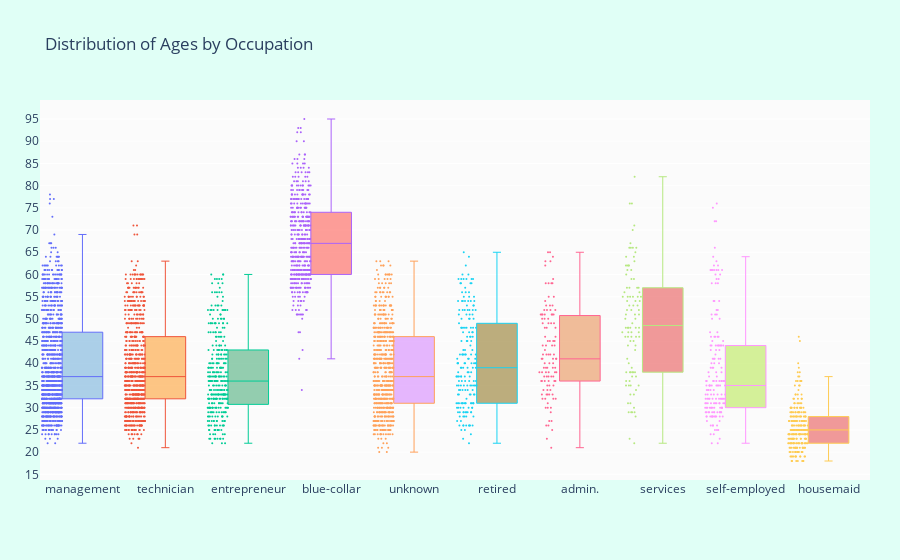

The notebook cell saved with this chart:
### Markdown cell above
### Distribution of Ages by Occupation

### Code cell
suscribed_df = df.loc[df["y"] == "yes"]

occupations = df["job"].unique().tolist()

# Get the balances by jobs
management = suscribed_df["age"].loc[suscribed_df["job"] == "management"].values
technician = suscribed_df["age"].loc[suscribed_df["job"] == "technician"].values
services = suscribed_df["age"].loc[suscribed_df["job"] == "services"].values
retired = suscribed_df["age"].loc[suscribed_df["job"] == "retired"].values
blue_collar = suscribed_df["age"].loc[suscribed_df["job"] == "blue-collar"].values
unemployed = suscribed_df["age"].loc[suscribed_df["job"] == "unemployed"].values
entrepreneur = suscribed_df["age"].loc[suscribed_df["job"] == "entrepreneur"].values
housemaid = suscribed_df["age"].loc[suscribed_df["job"] == "housemaid"].values
self_employed = suscribed_df["age"].loc[suscribed_df["job"] == "self-employed"].values
student = suscribed_df["age"].loc[suscribed_df["job"] == "student"].values


ages = [management, technician, services, retired, blue_collar, unemployed, 
         entrepreneur, housemaid, self_employed, student]

colors = ['rgba(93, 164, 214, 0.5)', 'rgba(255, 144, 14, 0.5)',
          'rgba(44, 160, 101, 0.5)', 'rgba(255, 65, 54, 0.5)', 
          'rgba(207, 114, 255, 0.5)', 'rgba(127, 96, 0, 0.5)',
         'rgba(229, 126, 56, 0.5)', 'rgba(229, 56, 56, 0.5)',
         'rgba(174, 229, 56, 0.5)', 'rgba(229, 56, 56, 0.5)']

traces = []

for xd, yd, cls in zip(occupations, ages, colors):
        traces.append(go.Box(
            y=yd,
            name=xd,
            boxpoints='all',
            jitter=0.5,
            whiskerwidth=0.2,
            fillcolor=cls,
            marker=dict(
                size=2,
            ),
            line=dict(width=1),
        ))

layout = go.Layout(
    title='Distribution of Ages by Occupation',
    yaxis=dict(
        autorange=True,
        showgrid=True,
        zeroline=True,
        dtick=5,
        gridcolor='rgb(255, 255, 255)',
        gridwidth=1,
        zerolinecolor='rgb(255, 255, 255)',
        zerolinewidth=2,
    ),
    margin=dict(
        l=40,
        r=30,
        b=80,
        t=100,
    ),
    paper_bgcolor='rgb(224,255,246)',
    plot_bgcolor='rgb(251,251,251)',
    showlegend=False
)

fig = go.Figure(data=traces, layout=layout)
iplot(fig)

### Figure 1 — Plotly figure (JSON) as saved in the notebook; plotly's stock layout.template omitted (floating-point values rounded to 4 significant figures; data arrays with more than 128 entries replaced by an {"elided": "..."} marker saying what was removed)
{"data": [{"boxpoints": "all", "fillcolor": "rgba(93, 164, 214, 0.5)", "jitter": 0.5, "line": {"width": 1}, "marker": {"size": 2}, "name": "management", "type": "box", "whiskerwidth": 0.2, "y": {"elided": "1233 int values"}}, {"boxpoints": "all", "fillcolor": "rgba(255, 144, 14, 0.5)", "jitter": 0.5, "line": {"width": 1}, "marker": {"size": 2}, "name": "technician", "type": "box", "whiskerwidth": 0.2, "y": {"elided": "790 int values"}}, {"boxpoints": "all", "fillcolor": "rgba(44, 160, 101, 0.5)", "jitter": 0.5, "line": {"width": 1}, "marker": {"size": 2}, "name": "entrepreneur", "type": "box", "whiskerwidth": 0.2, "y": {"elided": "345 int values"}}, {"boxpoints": "all", "fillcolor": "rgba(255, 65, 54, 0.5)", "jitter": 0.5, "line": {"width": 1}, "marker": {"size": 2}, "name": "blue-collar", "type": "box", "whiskerwidth": 0.2, "y": {"elided": "490 int values"}}, {"boxpoints": "all", "fillcolor": "rgba(207, 114, 255, 0.5)", "jitter": 0.5, "line": {"width": 1}, "marker": {"size": 2}, "name": "unknown", "type": "box", "whiskerwidth": 0.2, "y": {"elided": "677 int values"}}, {"boxpoints": "all", "fillcolor": "rgba(127, 96, 0, 0.5)", "jitter": 0.5, "line": {"width": 1}, "marker": {"size": 2}, "name": "retired", "type": "box", "whiskerwidth": 0.2, "y": {"elided": "190 int values"}}, {"boxpoints": "all", "fillcolor": "rgba(229, 126, 56, 0.5)", "jitter": 0.5, "line": {"width": 1}, "marker": {"size": 2}, "name": "admin.", "type": "box", "whiskerwidth": 0.2, "y": [23, 45, 37, 50, 51, 53, 58, 42, 42, 36, 41, 36, 33, 52, 33, 58, 45, 35, 34, 30, 51, 46, 27, 40, 43, 35, 50, 41, 38, 49, 50, 42, 48, 31, 44, 46, 51, 39, 27, 45, 37, 41, 49, 39, 51, 30, 45, 38, 52, 41, 33, 30, 26, 26, 48, 34, 51, 32, 36, 54, 52, 49, 32, 51, 41, 49, 35, 36, 34, 42, 58, 29, 39, 39, 37, 38, 37, 55, 38, 36, 52, 37, 42, 44, 55, 39, 25, 53, 51, 64, 36, 53, 62, 33, 65, 48, 58, 32, 63, 21, 44, 38, 65, 33, 32, 40, 40, 59, 63, 44, 38]}, {"boxpoints": "all", "fillcolor": "rgba(229, 56, 56, 0.5)", "jitter": 0.5, "line": {"width": 1}, "marker": {"size": 2}, "name": "services", "type": "box", "whiskerwidth": 0.2, "y": [52, 53, 56, 41, 35, 57, 47, 44, 55, 35, 52, 46, 51, 55, 39, 48, 53, 46, 44, 36, 59, 55, 40, 51, 59, 57, 34, 33, 48, 37, 62, 65, 50, 33, 62, 76, 51, 28, 57, 60, 38, 23, 38, 47, 43, 35, 37, 36, 38, 55, 35, 49, 47, 70, 45, 48, 63, 50, 52, 47, 66, 62, 76, 53, 38, 57, 54, 46, 45, 62, 71, 54, 46, 29, 66, 64, 38, 64, 29, 48, 66, 54, 38, 56, 31, 55, 29, 46, 66, 55, 22, 82, 48, 30, 48, 29, 67, 61, 61, 31]}, {"boxpoints": "all", "fillcolor": "rgba(174, 229, 56, 0.5)", "jitter": 0.5, "line": {"width": 1}, "marker": {"size": 2}, "name": "self-employed", "type": "box", "whiskerwidth": 0.2, "y": {"elided": "177 int values"}}, {"boxpoints": "all", "fillcolor": "rgba(229, 56, 56, 0.5)", "jitter": 0.5, "line": {"width": 1}, "marker": {"size": 2}, "name": "housemaid", "type": "box", "whiskerwidth": 0.2, "y": {"elided": "258 int values"}}], "layout": {"margin": {"b": 80, "l": 40, "r": 30, "t": 100}, "paper_bgcolor": "rgb(224,255,246)", "plot_bgcolor": "rgb(251,251,251)", "showlegend": false, "title": {"text": "Distribution of Ages by Occupation"}, "yaxis": {"autorange": true, "dtick": 5, "gridcolor": "rgb(255, 255, 255)", "gridwidth": 1, "showgrid": true, "zeroline": true, "zerolinecolor": "rgb(255, 255, 255)", "zerolinewidth": 2}}}
